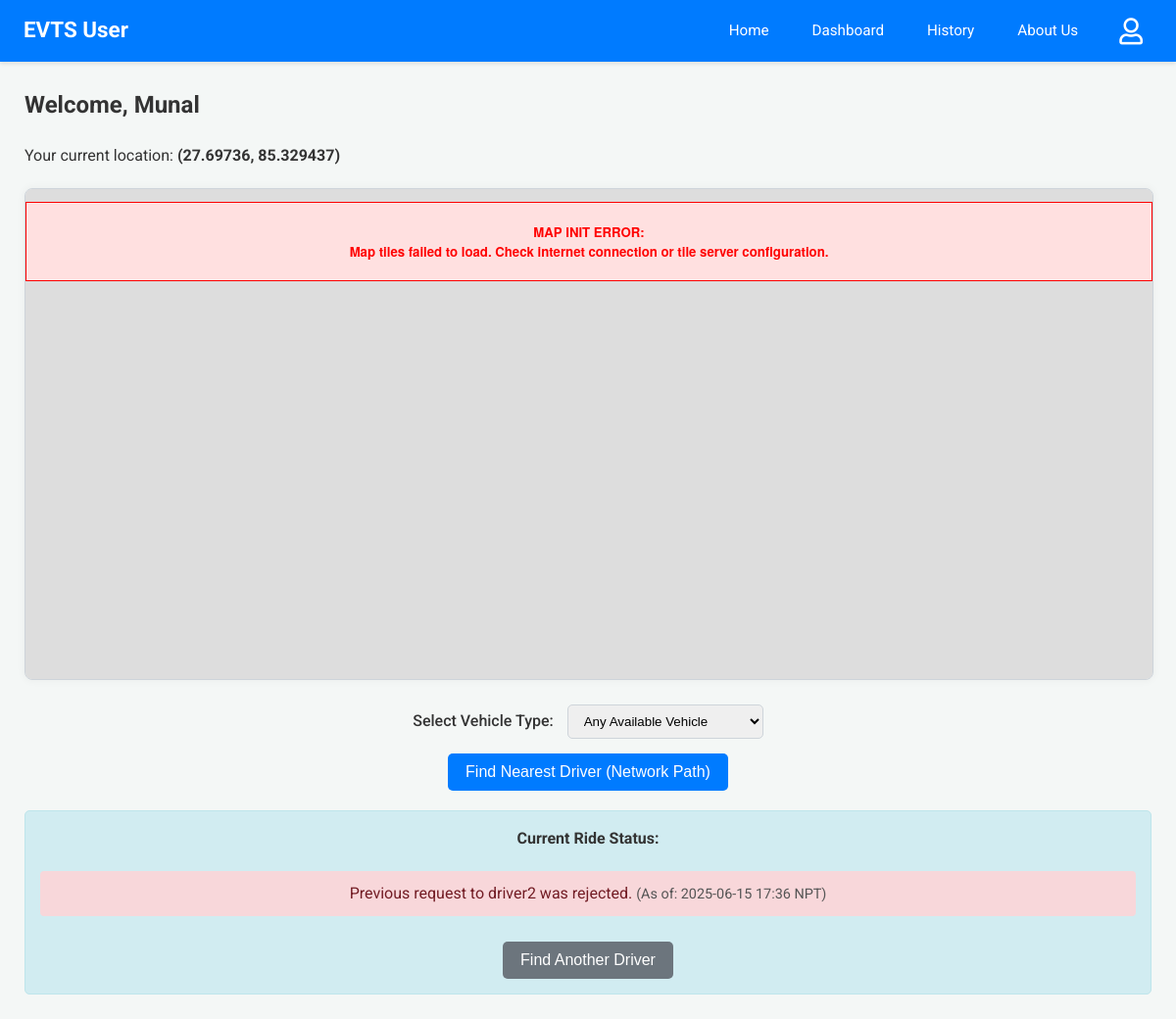
The app's page /user-dashboard (signed in), older data.
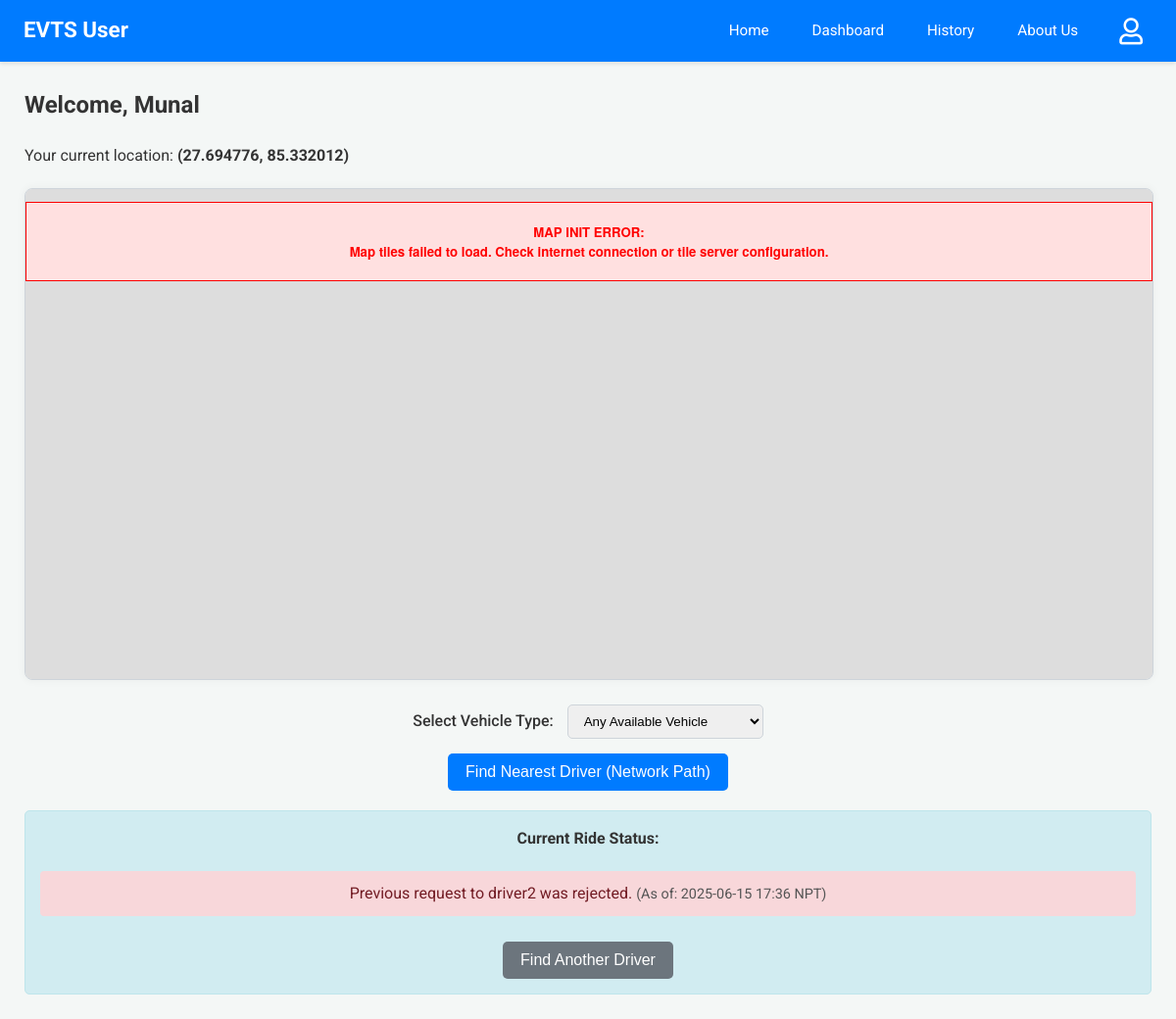
The same page, newer data.
### app.py (models this page shows)
class User(db.Model):
    email = db.Column(db.String(120), primary_key=True)
    name = db.Column(db.String(100))
    phone = db.Column(db.String(15))
    password = db.Column(db.String(100))
    latitude = db.Column(db.Float, nullable=True)
    longitude = db.Column(db.Float, nullable=True)

### app.py (the view)
@app.route('/user-dashboard')
@login_required_user
def user_dashboard():
    user = User.query.get(session['user'])
    if not user: # Should be caught by decorator, but good for direct calls
        session.pop('user', None)
        flash('User session not found, please log in again.', 'error')
        return redirect(url_for('login'))
    drivers_with_nodes = Driver.query.filter(Driver.node.isnot(None)).all()
    driver_list_for_js = [
        {'email': d.email, 'name': d.name, 'vehicle': d.vehicle, 'node': d.node}
        for d in drivers_with_nodes if d.node in coordinates # Ensure node is in your defined coordinates
    ]
    current_ride_status_info = None
    accepted_ride_db = RideRequest.query.filter_by(user_email=user.email, status='accepted').order_by(RideRequest.timestamp.desc()).first()
    if accepted_ride_db:
        driver_obj = Driver.query.get(accepted_ride_db.driver_email)
        if driver_obj and driver_obj.node and driver_obj.node in coordinates and \
           accepted_ride_db.user_latitude_at_request is not None and \
           accepted_ride_db.user_longitude_at_request is not None:
            current_ride_status_info = {
                'type': 'accepted',
                'driver_name': driver_obj.name,
                'driver_node': driver_obj.node,
                'user_latitude_for_route': accepted_ride_db.user_latitude_at_request,
                'user_longitude_for_route': accepted_ride_db.user_longitude_at_request,
                'timestamp': format_datetime_npt(accepted_ride_db.timestamp),
                'message': f"Your ride with {driver_obj.name} is confirmed! Driver is en route."
            }
        else:
            print(f"Warning (User Dashboard): Accepted ride ID {accepted_ride_db.id} has invalid location data. Driver Node: {driver_obj.node if driver_obj else 'N/A'}, User Lat: {accepted_ride_db.user_latitude_at_request}, User Lng: {accepted_ride_db.user_longitude_at_request}")
            current_ride_status_info = {'type': 'error', 'message': 'Error displaying accepted ride details (location data issue).', 'timestamp': format_datetime_npt(datetime.now(timezone.utc))}
    else:
        pending_ride_db = RideRequest.query.filter_by(user_email=user.email, status='Pending').order_by(RideRequest.timestamp.desc()).first()
        if pending_ride_db:
            driver_obj = Driver.query.get(pending_ride_db.driver_email)
            driver_name_pending = driver_obj.name if driver_obj else pending_ride_db.driver_email
            current_ride_status_info = {
                'type': 'pending',
                'driver_name': driver_name_pending,
                'timestamp': format_datetime_npt(pending_ride_db.timestamp),
                'message': f"Your request to {driver_name_pending} is pending..."
            }
        else:
            last_inactive_ride_db = RideRequest.query.filter(
                RideRequest.user_email == user.email,
                RideRequest.status.in_(['rejected','superseded'])
            ).order_by(RideRequest.timestamp.desc()).first()
            if last_inactive_ride_db:
                driver_obj = Driver.query.get(last_inactive_ride_db.driver_email)
                driver_name_inactive = driver_obj.name if driver_obj else last_inactive_ride_db.driver_email
                msg = f"Previous request to {driver_name_inactive} was {last_inactive_ride_db.status}."
                if last_inactive_ride_db.status == 'superseded':
                    msg = "Your previous active request was superseded by a new one."
                current_ride_status_info = {
                    'type': last_inactive_ride_db.status,
                    'driver_name': driver_name_inactive,
                    'timestamp': format_datetime_npt(last_inactive_ride_db.timestamp),
                    'message': msg
                }
    vehicle_types_query = db.session.query(Driver.vehicle).filter(Driver.vehicle.isnot(None), Driver.vehicle != '').distinct().all()
    vehicle_types = sorted([vt[0] for vt in vehicle_types_query if vt[0]])
    print(f"[User Dashboard] Unique Vehicle Types Found: {vehicle_types}")
    response = make_response(render_template('user_dashboard.html',
                                                user=user,
                                                drivers_for_js=driver_list_for_js,
                                                coords=coordinates, # For driver node locations
                                                current_ride_status=current_ride_status_info,
                                                graph_for_js=graph, # For Dijkstra path visualization
                                                vehicle_types=vehicle_types)) # Pass to template
    return add_no_cache_to_response(response)

### app.py (called while the page is built)
def format_datetime_npt(dt_utc):
    if dt_utc is None: return "N/A"
    if dt_utc.tzinfo is None or dt_utc.tzinfo.utcoffset(dt_utc) is None:
        dt_utc = dt_utc.replace(tzinfo=timezone.utc)
    else:
        dt_utc = dt_utc.astimezone(timezone.utc)
    dt_npt = dt_utc.astimezone(NPT)
    return dt_npt.strftime('%Y-%m-%d %H:%M NPT')

def login_required_user(f):
    @wraps(f)
    def decorated_function(*args, **kwargs):
        if 'user' not in session:
            return redirect(url_for('login', next=request.url))
        return f(*args, **kwargs)
    return decorated_function

def add_no_cache_to_response(response):
    response.headers["Cache-Control"] = "no-cache, no-store, must-revalidate, public, max-age=0"
    response.headers["Pragma"] = "no-cache"
    response.headers["Expires"] = "0"
    return response

### templates/user_dashboard.html (shortened to what this page needs)
{% extends 'user_base.html' %}
 {% block head_extra %}
<link rel="stylesheet" href="https://unpkg.com/leaflet@1.9.4/dist/leaflet.css" />
<link rel="stylesheet" href="https://unpkg.com/leaflet-routing-machine@latest/dist/leaflet-routing-machine.css" />
{% endblock %} {% block content %}
<h2>Welcome, {{ user.name }}</h2>
<p>
    Your current location:
    <strong>
        <span id="currentUserPreciseLocation">
            {% if user.latitude and user.longitude %} ({{ user.latitude|round(6) }}, {{ user.longitude|round(6) }}) {% else %} Please click map to set {% endif %}
        </span>
    </strong>
</p>
<div class="map-wrapper-fullwidth">
    <div class="map-container-inner">
        <div id="map"><p style="text-align: center; padding-top: 50px; color: #555;" id="mapLoadingText">Loading map...</p></div>
    </div>
</div>
<div style="text-align: center; margin-bottom: 15px; margin-top: 20px;">
    <label for="vehicleTypeSelect" style="margin-right: 10px; font-weight: 500;">Select Vehicle Type:</label>
    <select id="vehicleTypeSelect" class="role-select" style="padding: 8px 12px; border-radius: 5px; min-width: 200px; border: 1px solid #ced4da;">
        <option value="">Any Available Vehicle</option>
    </select>
</div>
<div style="text-align: center; margin-bottom: 20px;">
    <button id="findNearestBtn" onclick="findNearestAndShowPreview()" {% if user.latitude is none or user.longitude is none %} disabled title="Click map to set your location first." {% endif %}>
        Find Nearest Driver (Network Path)
    </button>
</div>
<div id="notifications" class="status-notifications">
    <h4>Current Ride Status:</h4>
    {% if current_ride_status %}
    <p class="status-{{ current_ride_status.type }}">
        {{ current_ride_status.message }} {% if current_ride_status.timestamp %}
        <span style="font-size: 0.9em; color: #555;">(As of: {{ current_ride_status.timestamp }})</span>
        {% endif %}
    </p>
    {% if current_ride_status.type == 'rejected' or current_ride_status.type == 'superseded' %}
    <button onclick="findNearestAndShowPreview()" class="btn-secondary" style="margin-top: 10px;" {% if user.latitude is none or user.longitude is none %}disabled title="Set your location on map first" {% endif %}>
        Find Another Driver
    </button>
    {% endif %} {% else %}
    <p>No active ride requests. Click "Find Nearest Driver" to start.</p>
    {% endif %}
</div>
{% endblock %}

### templates/user_base.html (shortened to what this page needs)
<!DOCTYPE html>
<html>
<head>
    <link rel="stylesheet" href="{{ url_for('static', filename='css/dashboard_styles.css') }}">
    <link rel="stylesheet" href="https://cdnjs.cloudflare.com/ajax/libs/font-awesome/5.15.4/css/all.min.css" />
    {% block head_extra %}{% endblock %}
</head>
<body>
    <nav class="navbar user-navbar">
        <a href="{{ url_for('user_home') }}" class="nav-brand">EVTS User</a>
        <div class="nav-links">
            <a href="{{ url_for('user_home') }}">Home</a>
            <a href="{{ url_for('user_dashboard') }}">Dashboard</a>
            <a href="{{ url_for('user_history') }}">History</a>
            <a href="{{ url_for('user_about') }}">About Us</a>
        </div>
        <div class="navbar-profile">
            <span class="profile-image-clickable" onclick="toggleProfileDropdown('userProfileDropdown')">
                <i class="far fa-user"></i>
            </span>
        </div>
    </nav>
    <div class="dashboard-content">
        {% block content %}{% endblock %}
    </div>
</body>
</html>

### static/css/dashboard_styles.css (style rules this page uses)
body { font-family: 'Roboto', 'Segoe UI', Tahoma, Geneva, Verdana, sans-serif; margin: 0; background-color: #f4f7f6; color: #333; line-height: 1.6; }
nav.navbar { padding: 0.7rem 1.5rem; color: white; box-shadow: 0 2px 4px rgba(0, 0, 0, 0.1); display: flex; align-items: center; position: relative; z-index: 1001; }
nav.navbar .nav-brand { font-size: 1.4em; font-weight: bold; color: white; text-decoration: none; }
nav.navbar .nav-links { display: flex; align-items: center; margin-left: auto; }
nav.navbar .nav-links a { color: white; margin-left: 20px; text-decoration: none; padding: 8px 12px; border-radius: 4px; transition: background-color 0.2s ease-in-out; font-size: 0.95em; }
nav.user-navbar { background-color: #007bff; }
.dashboard-content { padding: 25px; max-width: 1200px; margin: 0 auto; }
.dashboard-content h2, .dashboard-content h3, .dashboard-content h4 { color: #333; margin-top: 0; }
.dashboard-content p { margin-bottom: 1rem; }
.map-wrapper-fullwidth { width: 100%; margin-top: 20px; margin-bottom: 25px; background-color: #e9ecef; border: 1px solid #ced4da; border-radius: 8px; box-shadow: 0 0 10px rgba(0,0,0,0.05); }
.map-container-inner { width: 100%; height: 500px; border-radius: 7px; overflow: hidden; }
#map { width: 100%; height: 100%; }
button, .button-style { background-color: #007bff; color: white; padding: 10px 18px; border: none; border-radius: 5px; cursor: pointer; font-size: 1em; transition: background-color 0.2s ease, box-shadow 0.2s ease; text-decoration: none; display: inline-block; text-align: center; }
button.btn-secondary, .button-style.btn-secondary { background-color: #6c757d; }
.status-notifications { margin-top: 20px; padding: 15px; border: 1px solid #bee5eb; background-color: #d1ecf1; color: #0c5460; border-radius: 5px; text-align: center; }
.status-notifications p.status-rejected, .status-notifications p.status-superseded, .status-notifications p.status-error { color: #721c24; background-color: #f8d7da; border-color: #f5c6cb; padding: 10px; border-radius: 4px; }
.navbar-profile { position: relative; display: flex; align-items: center; margin-left: 20px; }
.profile-image-clickable { cursor: pointer; padding: 6px 10px; border-radius: 50%; transition: background-color 0.2s ease; display: inline-flex; align-items: center; justify-content: center; }
nav.navbar .navbar-profile .profile-image-clickable i.fas, nav.navbar .navbar-profile .profile-image-clickable i.far { font-size: 1.7em !important; line-height: 1 !important; color: #FFFFFF !important; background: none !important; -webkit-font-smoothing: antialiased; -moz-osx-font-smoothing: grayscale; text-shadow: none !important; }
nav.navbar .navbar-profile .profile-image-clickable i.fas::before, nav.navbar .navbar-profile .profile-image-clickable i.far::before { color: #FFFFFF !important; background: none !important; }

Row changes from the older to the newer data that the page shows:
changed User "Munal": latitude "27.69736" → "27.694776"; longitude "85.329437" → "85.332012"
